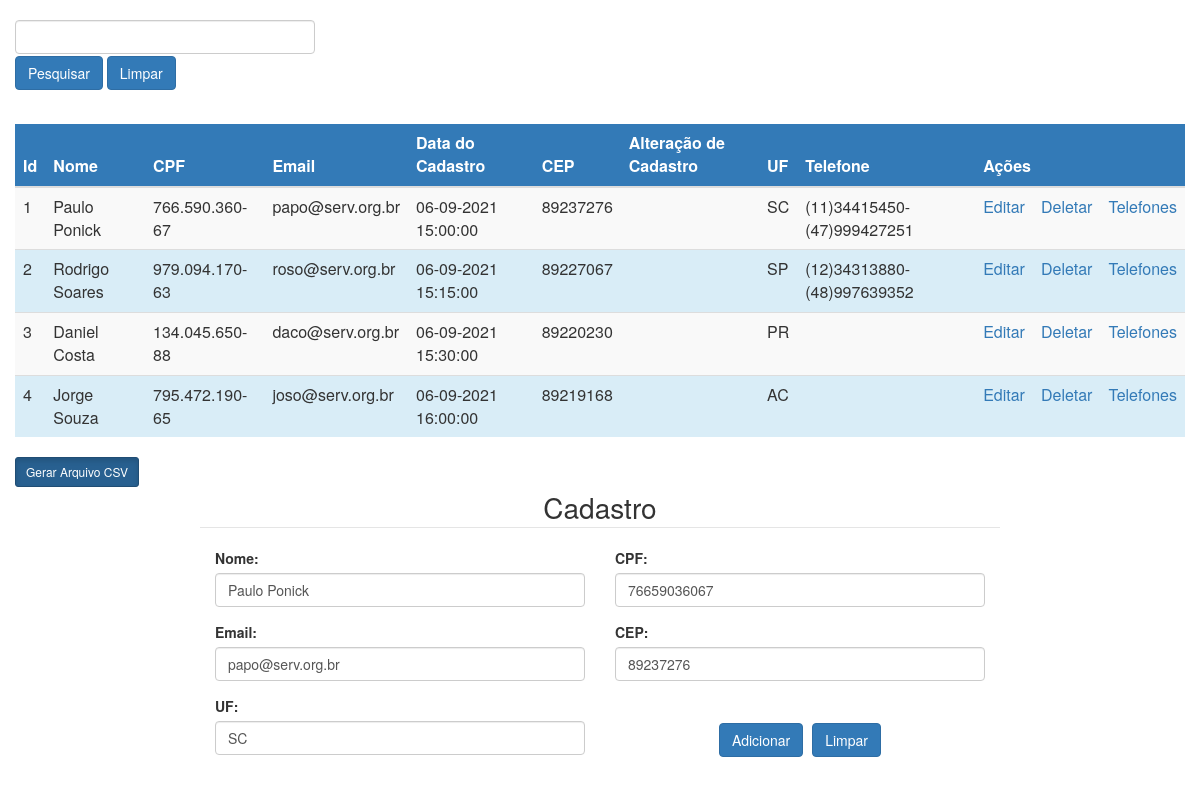
The page /index.php?id=1&action=edit on the database its author committed.
### tables this page shows
CREATE TABLE `contacts` (
  `Id` int(10) UNSIGNED NOT NULL,
  `AreaCode` int(11) NOT NULL,
  `PhoneNumber` int(11) NOT NULL,
  `IdStudents` int(11) NOT NULL
);

CREATE TABLE `students` (
  `Id` int(10) UNSIGNED NOT NULL,
  `Name` varchar(50) NOT NULL,
  `Identification` bigint(20) NOT NULL,
  `Email` varchar(50) DEFAULT NULL,
  `RecordDate` datetime NOT NULL,
  `ZipCode` int(11) DEFAULT NULL,
  `ChangeDate` datetime DEFAULT NULL,
  `State` enum('AC','AL','AM','AP','BA','CE','DF','ES','GO','MA','MG','MS','MT','PA','PB','PE','PI','PR','RJ','RN','RO','RR','RS','SC','SE','SP','TO') DEFAULT NULL
);

### index.php (the view, shortened to what this page needs)
<?php
$conexao = mysqli_connect('localhost', 'root', '', 'school');
$editName = "";
$editCPF = "";
$editEmail = "";
$editCEP = "";
$editUF = "";
$ordenacao = ' GROUP BY
stu.Name ORDER BY stu.Id';
$filtrar = "";
$queryFiltrar = "";
?>
<head>
    <link rel="stylesheet" href="https://maxcdn.bootstrapcdn.com/bootstrap/3.3.6/css/bootstrap.min.css">
    <link rel="stylesheet" href="./style.css">
</head>
<body>
    <?php
    $list_users = 'SELECT *,
    stu.Id AS Id_Cadastro,
    CONCAT(SUBSTR(Identification,1,3),".",SUBSTR(Identification,4,3),".",SUBSTR(Identification,7,3),"-",SUBSTR(Identification,10,2)) AS Identification,
    DATE_FORMAT(RecordDate, "%d-%m-%Y  %H:%i:%s") AS RecordDate,
    DATE_FORMAT(ChangeDate, "%d-%m-%Y  %H:%i:%s") AS ChangeDate,
    GROUP_CONCAT(concat("(",con.AreaCode,")", con.PhoneNumber) separator "-" ) AS Telefone
    FROM students stu
    LEFT JOIN contacts con ON stu.Id=con.IdStudents' .
        $ordenacao . $queryFiltrar;
    echo '<br>';
    echo '<div class="container-fluid"><form action="./index.php" method="POST" id="form-filtro" name="form-filtro">';
    echo "<input type='text' name='filtro' id='filtro' class='form-control' style='width:300px' value='$filtrar'>"
        . "<div style='margin-top:2px;'>"
        . "<button type='submit' name='btn-filtro' id='btn-filtro' style='cursor: pointer;' class='btn btn-primary'>Pesquisar</button><span>   </span>"
        . "<button type='submit' name='btn-limparFiltro' id='btn-limparFiltro' style='cursor: pointer;' class='btn btn-primary'>Limpar</button>";
    echo '</div></form></div>';
    $results_users = mysqli_query($conexao, $list_users);
    echo '<div class="container-fluid">';
    echo '<table class="table table-striped table-dark">';
    echo '<br> <thead>';
    echo '<tr class="bg-primary"><th scope="col"><a href="index.php?orderby=id" style="text-decoration:none"><font color="white">Id</a></th>'
        . '<th scope="col"><a href="index.php?orderby=nome" style="text-decoration:none"><font color="white">Nome</a></th></th>'
        . '<th scope="col">CPF</th>'
        . '<th scope="col"><a href="index.php?orderby=email" style="text-decoration:none"><font color="white">Email</a></th></th></th>'
        . '<th scope="col"><a href="index.php?orderby=recordDate" style="text-decoration:none"><font color="white">Data do Cadastro</a></th>'
        . '<th scope="col">CEP</th>'
        . '<th scope="col"><a href="index.php?orderby=changeDate" style="text-decoration:none"><font color="white">Alteração de Cadastro</a></th>'
        . '<th scope="col">UF</th>'
        . '<th scope="col">Telefone</th>'
        . '<th colspan=3 scope="col">Ações</th>'
        . '</tr> </thead> <tbody>';
    while ($row_user = mysqli_fetch_array($results_users)) {
        echo "<tr class='bg-info'><td>$row_user[Id_Cadastro]</td>"
            . "<td>$row_user[Name]</td>"
            . "<td>$row_user[Identification]</td>"
            . "<td>$row_user[Email]</td>"
            . "<td>$row_user[RecordDate]</td>"
            . "<td>$row_user[ZipCode]</td>"
            . "<td>$row_user[ChangeDate]</td>"
            . "<td>$row_user[State]</td>"
            . "<td>$row_user[Telefone]</td>"
            . "<td><a href='index.php?id=" . $row_user['Id_Cadastro'] . "&action=edit' name='btn_edit' id='btn_edit'>Editar</a></td>"
            . "<td><a href='index.php?id=" . $row_user['Id_Cadastro'] . "&action=del' name='btn_del' id='btn_del'>Deletar</a></td>"
            . "<td><a href='telefone.php?id=" . $row_user['Id_Cadastro'] . "&action=editTel' name='btn_editTel' id='btn_editTel'>Telefones</a></td>"
            . '</tr>';
    }
    echo '</tbody> </table>';
    if (isset($_GET['id']) && isset($_GET['action'])) {
        $Id_User = $_GET['id'];
        if ($_GET['action'] == "del") {
            $queryDel = "DELETE FROM students WHERE Id=$Id_User";
            $queryContaDel = "DELETE FROM contacts WHERE IdStudents=$Id_User";
            mysqli_query($conexao, $queryDel);
            mysqli_query($conexao, $queryContaDel);
            echo "Deletado com sucesso!";
            header("Location: http://localhost/index.php");
        } else if ($_GET['action'] == "edit") {
            $queryEdit = mysqli_query($conexao, "SELECT * , stu.Id AS Id_Cad
            FROM students stu
            LEFT JOIN contacts con on stu.Id = con.IdStudents
            WHERE stu.Id=$Id_User");
            $arrayEdit = mysqli_fetch_array($queryEdit);
            if (mysqli_num_rows($queryEdit)) {
                $editName = $arrayEdit['Name'];
                $editCPF = $arrayEdit['Identification'];
                $editEmail = $arrayEdit['Email'];
                $editCEP = $arrayEdit['ZipCode'];
                $editUF = $arrayEdit['State'];
            }
        }
    }
    ?>
    <a href="./relatorio.php?filtro=<?=$filtrar?>" target="_blank" id="btn-relatorio" name="btn-relatorio" class="btn btn-primary btn-sm active" role="button" aria-pressed="true">Gerar Arquivo CSV</a>
    <div class="div-form">
        <form action="./add.php" method="post" id="formulario" name="formulario">
            <legend class="form-titulo">Cadastro</legend>
            <div class="form-row">
                <div class="form-group col-md-6">
                    <label>Nome:</label>
                    <input type="text" id="add_nome" name="add_nome" min="3" value="<?= $editName ?>" class="form-control">
                </div>
                <div class="form-group col-md-6">
                    <label>CPF:</label>
                    <input type="text" id="add_cpf" name="add_cpf" maxlength="14" value="<?= $editCPF ?>" class="form-control" onkeypress="$(this).mask('000.000.000-00');">
                </div>
                <div class="form-group col-md-6">
                    <label>Email:</label>
                    <input type="email" name="add_email" id="add_email" value="<?= $editEmail ?>" placeholder="nome@exemplo.com" class="form-control">
                </div>
                <div class="form-group col-md-6">
                    <label>CEP:</label>
                    <input type="text" name="add_cep" id="add_cep" maxlength="10" value="<?= $editCEP ?>" class="form-control" onkeypress="$(this).mask('00.000-000')">
                </div>
                <div class="form-group col-md-6">
                    <label>UF:</label>
                    <input type="text" id="add_uf" name="add_uf" maxlength="2" minlength="2" value="<?= $editUF ?>" class="form-control">
                </div>
                <div class="form-group col-md-6">
                </div>
                <div class="div-button">
                    <button type="submit" name="btn_add" id="btn_add" style="cursor: pointer;" class="btn btn-primary" onclick="return validarForm()">Adicionar</button>
                    <button type="reset" style="cursor: pointer;" class="btn btn-primary">Limpar</button>
                </div>
        </form>
    </div>
</body>

### style.css (style rules this page uses)
body { background: #fff; }
.form-titulo { text-align: center; font-size: 28px; }
.div-form { width: 800px; margin: auto; }
.div-button { text-align: center; font-size: 32px; }

### rows shown on the page
contacts: IdStudents.Id "1", IdStudents.Name "Paulo Ponick", row_user "766.590.360-67", IdStudents.Email "papo@serv.org.br", row_user "06-09-2021 15:00:00", IdStudents.ZipCode "89237276", IdStudents.State "SC", row_user "(11)34415450-(47)999427251"
contacts: IdStudents.Id "2", IdStudents.Name "Rodrigo Soares", row_user "979.094.170-63", IdStudents.Email "roso@serv.org.br", row_user "06-09-2021 15:15:00", IdStudents.ZipCode "89227067", IdStudents.State "SP", row_user "(12)34313880-(48)997639352"
students: Id "3", Name "Daniel Costa", row_user "134.045.650-88", Email "daco@serv.org.br", row_user "06-09-2021 15:30:00", ZipCode "89220230", State "PR"
students: Id "4", Name "Jorge Souza", row_user "795.472.190-65", Email "joso@serv.org.br", row_user "06-09-2021 16:00:00", ZipCode "89219168", State "AC"
students: add_nome "Paulo Ponick", add_cpf "76659036067", add_email "papo@serv.org.br", add_cep "89237276", add_uf "SC"
